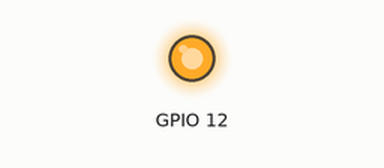
The program below on a simulated Raspberry Pi (BCM pin numbers). On the bench: output pins drawn as LEDs (lit = HIGH). At 0.0 s the program stops and its outputs stay as they are.

Above: at 0.1 s.
Timing chart, 0 to 1.5 s (numbered marks = the images above):
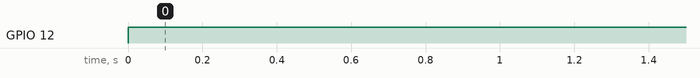

The program:

pwr_off.py
```python
import RPi.GPIO as GPIO

def pwr_off():
    #GPIO.setwarnings(False)
    GPIO.setmode(GPIO.BCM)
    GPIO.setup(12, GPIO.OUT)
    GPIO.output(12, True) #Low Active

if __name__ == '__main__':
    pwr_off()
```

Measured:
- by itself, GPIO 12: LOW → HIGH at 0.00 s
